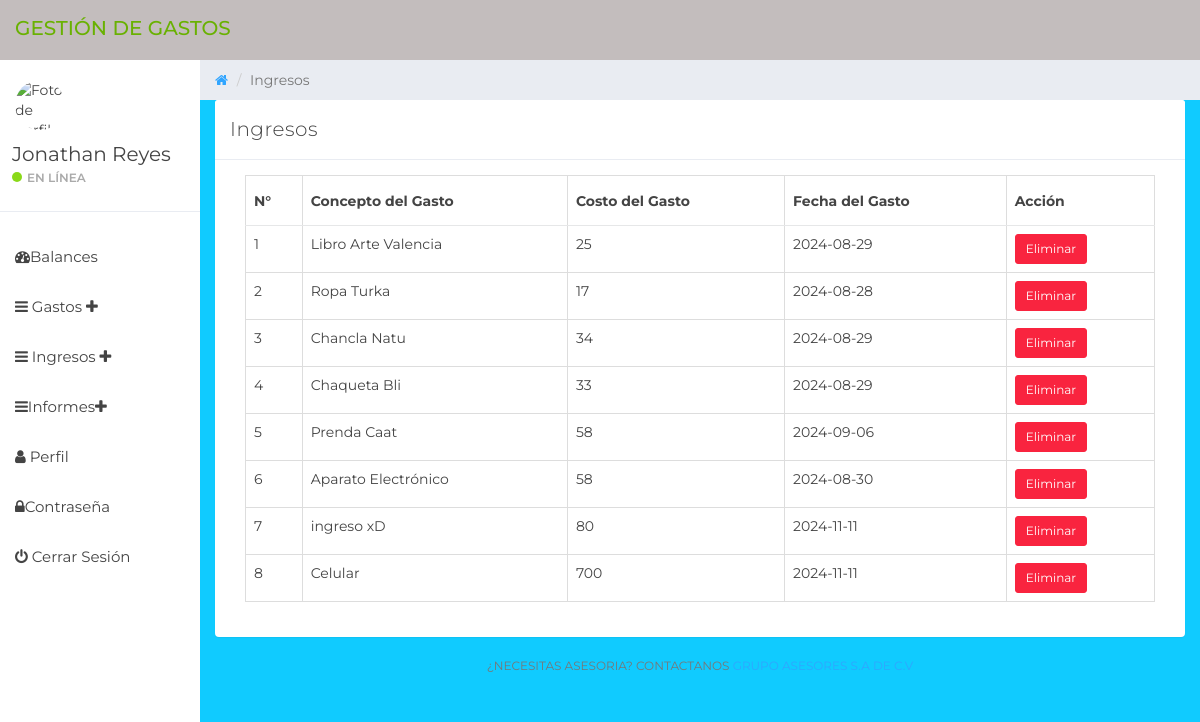
Page /gestion-gastos-master/manage-expense.php (signed in) on the committed database.
### tables this page shows
CREATE TABLE IF NOT EXISTS `tbluser` (
  `ID` int NOT NULL AUTO_INCREMENT,
  `FullName` varchar(150) DEFAULT NULL,
  `Email` varchar(200) DEFAULT NULL,
  `MobileNumber` bigint DEFAULT NULL,
  `Password` varchar(200) DEFAULT NULL,
  `RegDate` timestamp NOT NULL DEFAULT CURRENT_TIMESTAMP,
  PRIMARY KEY (`ID`)
);

CREATE TABLE IF NOT EXISTS `tblexpense` (
  `ID` int NOT NULL AUTO_INCREMENT,
  `UserId` int NOT NULL,
  `ExpenseDate` date DEFAULT NULL,
  `ExpenseItem` varchar(200) DEFAULT NULL,
  `ExpenseCost` varchar(200) DEFAULT NULL,
  `NoteDate` timestamp NULL DEFAULT CURRENT_TIMESTAMP,
  PRIMARY KEY (`ID`)
);

### gestion-gastos-master/manage-expense.php (the view, shortened to what this page needs)
<?php
if (strlen($_SESSION['detsuid'] == 0)) {
	header('location:logout.php');
} else {
?>
	<!DOCTYPE html>
	<html lang="es">
	<head>
		<link href="css/bootstrap.min.css" rel="stylesheet">
		<link href="css/font-awesome.min.css" rel="stylesheet">
		<link href="css/datepicker3.css" rel="stylesheet">
		<link href="css/styles.css" rel="stylesheet">
	</head>
	<body>
		<?php include_once('includes/header.php'); ?>
		<?php include_once('includes/sidebar.php'); ?>
		<div class="col-sm-9 col-sm-offset-3 col-lg-10 col-lg-offset-2 main">
			<div class="row">
				<ol class="breadcrumb">
					<li><a href="#"><em class="fa fa-home"></em></a></li>
					<li class="active">Ingresos</li>
				</ol>
			</div>
			<div class="row">
				<div class="col-lg-12">
					<div class="panel panel-default">
						<div class="panel-heading">Ingresos</div>
						<div class="panel-body">
							<div class="col-md-12">
								<div class="table-responsive">
									<table class="table table-bordered table-hover">
										<thead>
											<tr>
												<th>N°</th>
												<th>Concepto del Gasto</th>
												<th>Costo del Gasto</th>
												<th>Fecha del Gasto</th>
												<th>Acción</th>
											</tr>
										</thead>
										<tbody>
											<?php
											$userid = $_SESSION['detsuid'];
											$ret = mysqli_query($con, "SELECT * FROM tblexpense WHERE UserId='$userid'");
											$cnt = 1;
											while ($row = mysqli_fetch_array($ret)) {
											?>
												<tr>
													<td><?php echo $cnt; ?></td>
													<td><?php echo $row['ExpenseItem']; ?></td>
													<td><?php echo $row['ExpenseCost']; ?></td>
													<td><?php echo $row['ExpenseDate']; ?></td>
													<td>
														<a href="manage-expense.php?delid=<?php echo $row['ID']; ?>"
															onclick="return confirm('¿Está seguro de que desea eliminar este gasto?');"
															class="btn btn-danger btn-sm">
															Eliminar
														</a>
													</td>
												</tr>
											<?php
												$cnt++;
											}
											?>
										</tbody>
									</table>
								</div>
							</div>
						</div>
					</div>
				</div>
				<?php include_once('includes/footer.php'); ?>
			</div>
		</div>
	</body>
	</html>
<?php }  ?>

### gestion-gastos-master/includes/header.php (shortened to what this page needs)
<nav class="navbar navbar-custom navbar-fixed-top" role="navigation">
    <div class="container-fluid">
        <div class="navbar-header">
            <a class="navbar-brand" href="dashboard.php"><span>Gestión de Gastos</span></a>
        </div>
    </div>
</nav>

### gestion-gastos-master/includes/sidebar.php (shortened to what this page needs)
<?php
include('includes/dbconnection.php');
?>
<div id="sidebar-collapse" class="col-sm-3 col-lg-2 sidebar">
    <div class="profile-sidebar">
        <div class="profile-userpic">
            <img src="https://saberescincopuntocero.com/wp-content/uploads/2020/10/PERFIL-VACIO.png" class="img-fluid" alt="Foto de perfil">
        </div>
        <div class="profile-usertitle">
            <?php
            $uid = $_SESSION['detsuid'];
            $ret = mysqli_query($con, "SELECT FullName FROM tbluser WHERE ID='$uid'");
            $row = mysqli_fetch_array($ret);
            $name = $row['FullName'];
            ?>
            <div class="profile-usertitle-name"><?php echo $name; ?></div>
            <div class="profile-usertitle-status"><span class="indicator label-success"></span>En línea</div>
        </div>
    </div>
    <ul class="nav flex-column">
        <li class="nav-item">
            <a class="nav-link active" href="dashboard.php"><i class="fa fa-dashboard"></i>Balances</a>
        </li>
        <li class="nav-item">
            <a class="nav-link" data-toggle="collapse" href="#menu-gastos">
                <i class="fa fa-navicon"></i> Gastos <i class="fa fa-plus float-right"></i>
            </a>
        </li>
        <li class="nav-item">
            <a class="nav-link" data-toggle="collapse" href="#menu-Ingresos">
                <i class="fa fa-navicon"></i> Ingresos <i class="fa fa-plus float-right"></i>
            </a>
        </li>
        <li class="nav-item">
            <a class="nav-link" data-toggle="collapse" href="#menu-informes">
                <i class="fa fa-navicon"></i>Informes<i class="fa fa-plus float-right"></i>
            </a>
        </li>
        <li class="nav-item">
            <a class="nav-link" href="user-profile.php"><i class="fa fa-user"></i> Perfil</a>
        </li>
        <li class="nav-item">
            <a class="nav-link" href="change-password.php"><i class="fa fa-lock"></i>Contraseña</a>
        </li>
        <li class="nav-item">
            <a class="nav-link" href="logout.php"><i class="fa fa-power-off"></i> Cerrar Sesión</a>
        </li>
    </ul>
</div>

### gestion-gastos-master/includes/footer.php (shortened to what this page needs)
<div class="col-sm-12">
	<p class="back-link">¿Necesitas asesoria? contactanos <a href="https://github.com/JONHREYES95">Grupo asesores S.A de C.V</a>
	</p>
</div>

### gestion-gastos-master/css/styles.css (style rules this page uses)
body { background: #10cbff; padding-top: 60px; font-size: 14px; color: #444444; font-family: "Montserrat", "Helvetica Neue", Helvetica, Arial, sans-serif; }
p { color: #777; }
a, a:hover, a:focus { color: #30a5ff; }
.navbar-custom { background: #c3bdbd; height: 60px; }
.navbar-header .navbar-brand { color: #fff; font-size: 20px; text-transform: uppercase; font-weight: 500; height: 60px; padding-top: 18px; }
.navbar-header .navbar-brand span { color: #69b102; }
.btn-danger, .btn-danger:hover, .btn-danger:focus, .btn-danger:active, .btn-danger.active, .open > .dropdown-toggle.btn-danger, .btn-danger.disabled, .btn-danger[disabled], fieldset[disabled] .btn-danger, .btn-danger.disabled:hover, .btn-danger[disabled]:hover, fieldset[disabled] .btn-danger:hover, .btn-danger.disabled:focus, .btn-danger[disabled]:focus, fieldset[disabled] .btn-danger:focus, .btn-danger.disabled:active, .btn-danger[disabled]:active, fieldset[disabled] .btn-danger:active, .btn-danger.disabled.active, .btn-danger[disabled].active, fieldset[disabled] .btn-danger.active { background-color: #f9243f; border-color: #f9243f; }
.label-success { background-color: #8ad919; }
.panel { border: 0; }
.panel-heading { font-size: 20px; font-weight: 300; letter-spacing: 0.025em; height: 60px; line-height: 38px; }
.panel-default .panel-heading { background: #fff; border-bottom: 1px solid #e9ecf2; color: #444444; }
.navbar { border: 0; }
.sidebar { display: block; padding: 0; display: none; box-shadow: none; background: #fff; }
.sidebar ul { margin: 20px 0px; }
@media (min-width: 768px) { .sidebar { display: block; position: fixed; top: 60px; bottom: 0; left: 0; z-index: 1000; display: block; margin: 0; padding: 0; overflow-x: hidden; overflow-y: auto; } }
@media (min-width: 768px) { .navbar-header { width: 100%; } }
.sidebar ul.nav li a { height: 50px; font-size: 15px; line-height: 2em; color: #444444; }
.profile-sidebar { padding: 10px 0; border-bottom: 1px solid #e9ecf2; }
.indicator { width: 10px; height: 10px; display: inline-block; border-radius: 9999px; margin-right: 5px; }
.profile-userpic img { float: left; margin: 10px 0px 0px 15px; width: 50px; height: 50px; border-radius: 9999px !important; }
.profile-usertitle { float: left; text-align: left; margin: 10px 0 0 12px; }
.profile-usertitle-name { font-size: 20px; margin-bottom: 0px; }
.profile-usertitle-status { text-transform: uppercase; color: #AAA; font-size: 12px; font-weight: 600; margin-bottom: 15px; }
.breadcrumb { border-radius: 0; padding: 10px 15px 10px 15px; background: #e9ecf2; margin: 0; }
.table { background: #fff; }
.table > thead > tr > th { border-bottom: 1px solid #e6e7e8; vertical-align: middle; height: 50px; }
p.back-link { text-align: center; margin-bottom: 20px; font-size: 12px; text-transform: uppercase; }

### rows in the picture
tbluser: FullName "Jonathan Reyes"
tblexpense: ExpenseItem "Libro Arte Valencia", ExpenseCost "25", ExpenseDate "2024-08-29"
tblexpense: ExpenseItem "Ropa Turka", ExpenseCost "17", ExpenseDate "2024-08-28"
tblexpense: ExpenseItem "Chancla Natu", ExpenseCost "34", ExpenseDate "2024-08-29"
tblexpense: ExpenseItem "Chaqueta Bli", ExpenseCost "33", ExpenseDate "2024-08-29"
tblexpense: ExpenseItem "Prenda Caat", ExpenseCost "58", ExpenseDate "2024-09-06"
tblexpense: ExpenseItem "Aparato Electrónico", ExpenseCost "58", ExpenseDate "2024-08-30"
tblexpense: ExpenseItem "ingreso xD", ExpenseCost "80", ExpenseDate "2024-11-11"
tblexpense: ExpenseItem "Celular", ExpenseCost "700", ExpenseDate "2024-11-11"
